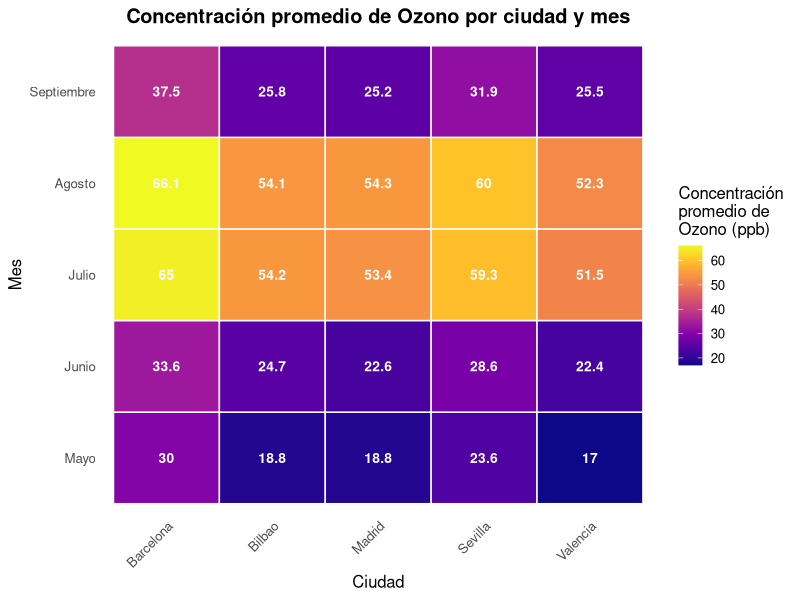
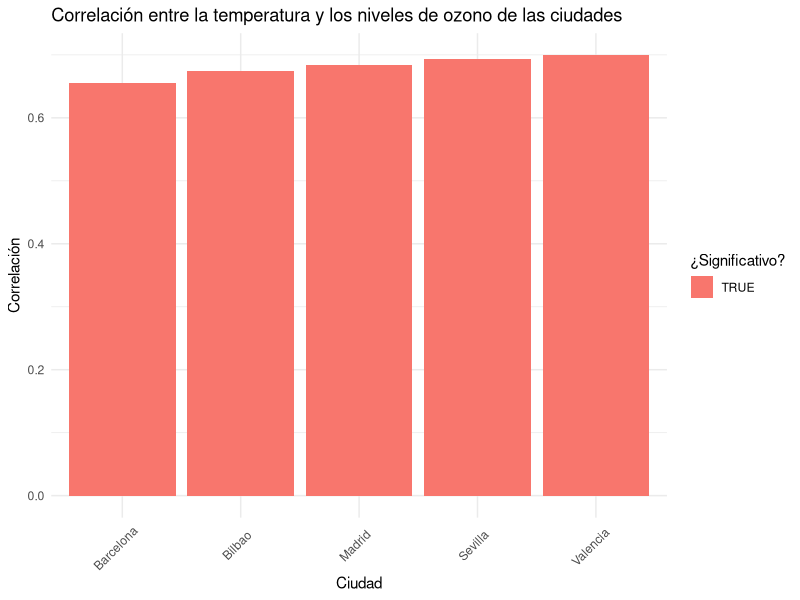
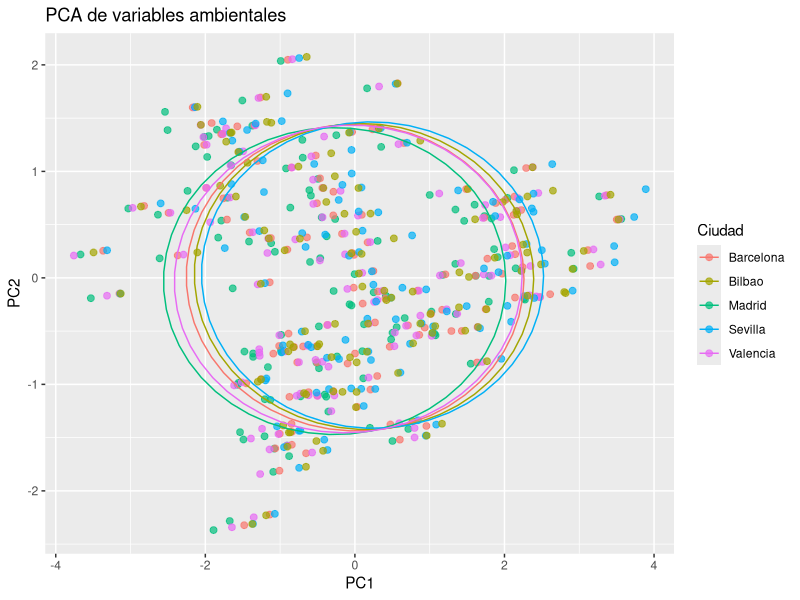

Write the R code that produced these figures, in order.
rm(list = ls())

library(ggplot2)
library(viridis)
library(dplyr)
library(tidyr)
library(stringr)
library(pwr)
library(corrplot)

# Ejercicio 5: Análisis de Calidad del Aire #####

# Vamos a trabajar con datos de calidad del aire en diferentes ciudades. 
# Este dataset contiene mediciones de contaminantes (PM2.5, PM10, NO2, CO) 
# en varias ciudades durante 2023-2024.

data(airquality)

ciudades <- c("Madrid", "Barcelona", "Valencia", "Sevilla", "Bilbao")

df_air <- bind_rows(lapply(ciudades, function(city) {
  df_temp <- airquality
  df_temp$City <- city
  # Añadir algo de variabilidad por ciudad (opcional pero más realista)
  df_temp$Ozone <- df_temp$Ozone + rnorm(nrow(df_temp), mean = runif(1, -10, 10), sd = 3)
  df_temp$Temp <- df_temp$Temp + rnorm(nrow(df_temp), mean = runif(1, -5, 5), sd = 2)
  return(df_temp)
}))

# Asegurar que Ozone no sea negativo
df_air$Ozone <- pmax(0, df_air$Ozone)


## 5.1 (1.5 puntos) #####

# Generar un heatmap que muestre la concentración promedio de Ozono (Ozone) por mes y ciudad. 
# Usa scale_fill_viridis() para los colores. La gráfica debe permitir identificar rápidamente 
# qué ciudades y meses tienen mayor contaminación.
# Pista: Agrupa por Month y City, calcula la media de Ozone (eliminando NAs), y usa geom_tile().

library(ggplot2)
library(dplyr)
library(viridis)

# Preparar datos
df_heatmap <- df_air %>%
  filter(!is.na(Ozone)) %>%
  group_by(Month, City) %>%
  summarise(Ozone_promedio = mean(Ozone, na.rm = TRUE), .groups = "drop") %>%
  mutate(Mes = factor(Month, 
                      levels = 5:9,
                      labels = c("Mayo", "Junio", "Julio", "Agosto", "Septiembre")))

# Crear heatmap CORRECTO
ggplot(df_heatmap, aes(x = City, y = Mes, fill = Ozone_promedio)) +
  geom_tile(color = "white", linewidth = 0.5) +
  scale_fill_viridis(option = "plasma", 
                     name = "Concentración\npromedio de\nOzono (ppb)") +
  labs(title = "Concentración promedio de Ozono por ciudad y mes",
       x = "Ciudad",
       y = "Mes") +
  theme_minimal(base_size = 12) +
  theme(axis.text.x = element_text(angle = 45, hjust = 1),
        plot.title = element_text(hjust = 0.5, face = "bold"),
        panel.grid = element_blank()) +
  geom_text(aes(label = round(Ozone_promedio, 1)), 
            color = "white", size = 3.5, fontface = "bold")



## 5.2 (2 puntos) #####
# Para cada ciudad, calcular la correlación entre la temperatura (Temp) y los niveles de ozono (Ozone). 
# Realizar el test de correlación de Pearson y ajustar los p-valores usando el método de Bonferroni.
# Crear una gráfica de barras que muestre:
  # En el eje X: las ciudades
  # En el eje Y: el coeficiente de correlación
  # Color de las barras: significativo (p-valor ajustado < 0.05) vs no significativo


data1 <- df_air %>%
  filter(!is.na(Ozone)) %>%
  group_by(City) %>%
  summarise(correlación = cor(Temp, Ozone, method = "pearson"),
            p_value = cor.test(Temp, Ozone)$p.value,
            .groups = "drop")

data1 <- data1 %>%
  mutate(p_ajustado = p.adjust(p_value, method = "bonferroni"))

data1 <- data1 %>%
  mutate(significativo = p_ajustado < 0.05)

ggplot(data1, aes(x = City, y = correlación, fill = significativo)) +
  geom_bar(stat = "identity") +
  theme_minimal() +
  theme(axis.text.x = element_text(angle = 45, hjust = 0.7, vjust = 0.7)) +
  labs(x = "Ciudad", y = "Correlación", fill = "¿Significativo?",
       title = "Correlación entre la temperatura y los niveles de ozono de las ciudades")


##5.3 (1.5 puntos)#####

#Se sospecha que los días con viento fuerte (Wind > 10) tienen menores niveles de contaminación. 
#Para cada ciudad, realizar un test estadístico apropiado para comparar los niveles de ozono en días con viento fuerte 
#vs días con viento moderado/bajo.
#Crear una tabla con los resultados (ciudad, p-valor, conclusión).  


data2 <- df_air %>%
  filter(!is.na(Ozone))

data2$Nivel_viento <- ifelse(data2$Wind > 10, "Fuerte", "Moderado")

ciudades <- unique(data2$City)

p_value <- vector()

diferencia <- vector()

for(i in 1:length(ciudades)){
  ciudad <- ciudades[i]
  datos <- data2[data2$City == ciudad,]
  
  test <- t.test(Ozone ~ Nivel_viento, data = datos)
  p_value[i] <- test$p.value
  diferencia[i] <- test$estimate[2] - test$estimate[1]
}

resultados <- data.frame(ciudad = ciudades, p_value = p_value, 
                         conclusión = ifelse(p_value < 0.05 & diferencia > 0, "Se confirma sospecha", "No se confirma sospecha"))

head(resultados)


## 5.4 (2 puntos) ######

#Realizar un análisis de componentes principales (PCA) usando las variables Ozone, Solar.R, Wind y Temp (después de eliminar NAs y normalizar).
#Crear un biplot que muestre los dos primeros componentes principales, coloreando los puntos por ciudad.
#¿Qué variables contribuyen más al PC1 y PC2?
#¿Se pueden distinguir patrones de contaminación por ciudad?


data3 <- df_air %>%
  select(City, Ozone, Solar.R, Wind, Temp) %>%
  na.omit()

PCA <- prcomp(data3[, -1], center = T, scale. = T)

summary(PCA)

pca <- data.frame(PC1 = PCA$x[,1],
                  PC2 = PCA$x[,2],
                  Ciudad = data3$City)

ggplot(pca, aes(x = PC1, y = PC2, color = Ciudad)) +
  geom_point(size = 2, alpha = 0.7) +
  stat_ellipse(type = "norm", level = 0.68) +
  labs(title = "PCA de variables ambientales")
  theme_minimal()

round(PCA$rotation[, 1:2], 3)


## 5.5 (2 puntos)#####

#Se quiere predecir si un día tendrá "Alta contaminación" (Ozone > 80) basándose en la temperatura.
#Crear una variable categórica AltaContaminacion (TRUE si Ozone > 80)
#Para cada ciudad, calcular el tamaño de muestra necesario para detectar una diferencia en temperatura de
#5°F entre días de alta y baja contaminación, asumiendo:
  
#Desviación estándar: 10°F
#Alpha: 0.05
#Power: 0.80

#¿Alguna ciudad tiene suficientes observaciones?



data4 <- df_air %>%
  mutate(AltaContaminacion = Ozone > 80)

# Parámetros fijos
diff <- 5
sd <- 10
alpha <- 0.05
power <- 0.80

# Filtrar datos válidos
df_filtrado <- data4 %>%
  filter(!is.na(Ozone), !is.na(Temp))

# Calcular tamaño muestral por ciudad
resultados <- df_filtrado %>%
  group_by(City) %>%
  summarise(
    n_alta = sum(AltaContaminacion),
    n_baja = sum(!AltaContaminacion),
    total = n(),
    muestra_necesaria = ceiling(2 * pwr.t.test(d = diff/sd, sig.level = alpha, power = power, type = "two.sample")$n),
    suficiente = total >= muestra_necesaria,
    .groups = "drop"
  )

resultados
